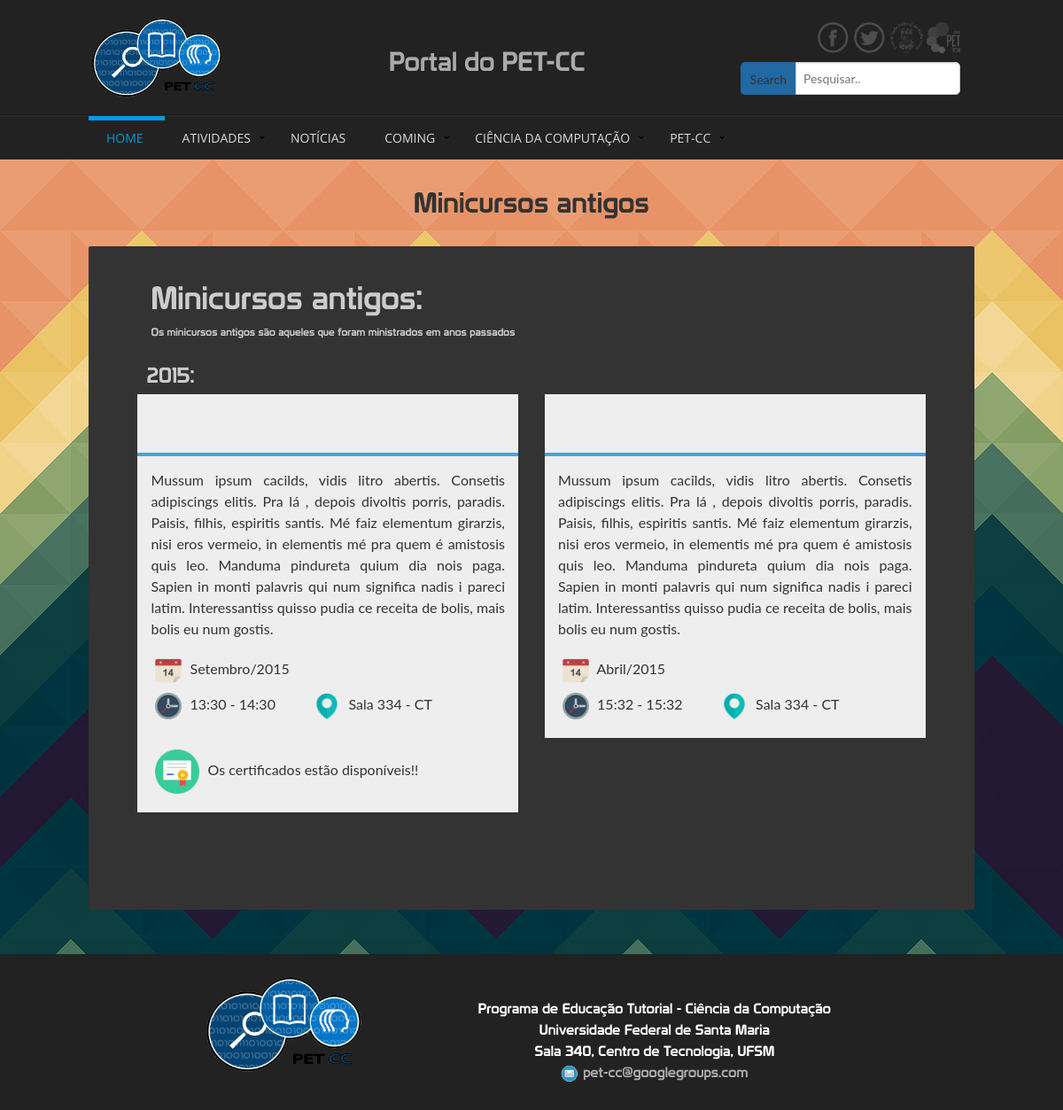
The page /minicursos/antigos/ on the database as committed earlier.
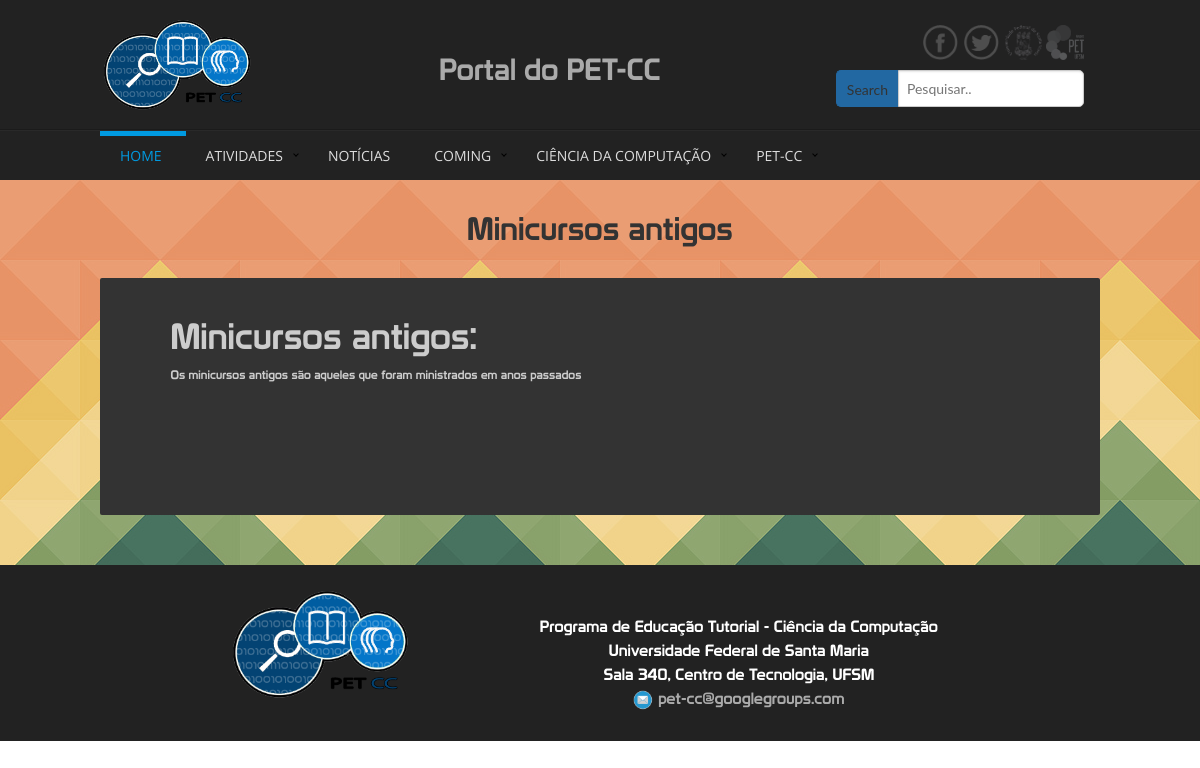
The same page on the database as committed later.
### atividades/models.py (models this page shows, shortened)
class Atividade(models.Model):
    nome = models.CharField(max_length=150)
    carga = models.IntegerField()
    local = models.CharField(max_length=150, default="")
    slug = models.SlugField(max_length=100, blank=True, unique=True)
    data_inicial = models.DateField(
            default=datetime.now,
            blank=False
    )
    data_final = models.DateField(
            default=datetime.now,
            blank=False
    )
    hora_inicial = models.TimeField(
        default=datetime.now(),
        blank=False
    )
    hora_final = models.TimeField(
        default=datetime.now(),
        blank=False
    )
    data_definida = models.BooleanField(default=False)
    certificado_disponivel = models.BooleanField(default=False)
    inscricao_aberta = models.BooleanField(default=False)
    maximo_inscritos = models.IntegerField(default=30, blank=True)
    tipo = models.CharField(max_length=50, choices=(('MN', 'Minicurso'), ('PEC', 'PEC'), ('SEM', 'Seminario'),
                                                    ('TA', 'Topico de Apoio'), ('PESQ', 'Pesquisa'),
                                                    ('EX', 'Extensao'), ('OU', 'Outro')), default='OU')
    organizacao = models.CharField(max_length=100, default="PET - Ciência da Computação", blank=False, null=False)
    descricao = models.TextField()
    aviso = models.TextField(default="", blank=True)
    integrantes = models.CharField(max_length=150, blank=True, default="", help_text="Usar para projetos de pesquisa, "
                                                                                     "indicando os participantes do"
                                                                                     "projeto.")
    def ano(self):
        return self.data_inicial.year
    class Meta:
        ordering = ['-data_inicial']

### atividades/views.py (the view)
def minicursos_antigos(request):
    ano_corrente = datetime.now().year
    minic_ant = Atividade.objects.filter(tipo='MN').exclude(data_inicial__year=ano_corrente).order_by('data_inicial').reverse()
    return render(request, 'atividade/antigos.html', {'minic_ant':minic_ant})

### atividades/templates/atividade/antigos.html (shortened to what this page needs)
{% extends 'base/base.html' %}
{% load atividades_extra %}
{% block cabecalho %}
    {% include 'home/cabecalho.html' %}
{% endblock %}
{% block precorpo %}
	<div class="container text-center" style="padding-top:25px; padding-bottom:25px; color:#333; font-size:32px; font-family: 'Prototype">
        Minicursos antigos
    </div>
{% endblock %}
{% block corpo %}
{% load endless %}
<div class="container" style="min-height:200px; color:#ccc;">
	<div class="medium-11 large-10 columns small-centered" style="background-color:#333; padding-top:20px; padding-bottom:80px; border-radius:2px;">
		<div class="row" id="minicursos_antigod">
			<div class="small-12 medium-11 medium-centered columns">
				<div class="row prototype" style="padding:10px; padding-bottom:0; padding-left:0">
					<div class="small-12 columns">
						<p style="font-size:36px; margin:0;">Minicursos antigos:</p>
						<p style="font-size:12px;">Os minicursos antigos são aqueles que foram ministrados em anos passados</p>
					</div>
				</div>
				<div class="row">
					{% for minicurso in minic_ant %}
					{% if forloop.counter0|divisibleby:'2' %}
						{% if forloop.first %}
							<div class="row">
						{% else %}
							<div class="row" style="margin-top:26px;">
						{% endif %}
					{% endif %}
						<div class="medium-9 medium-centered large-uncentered large-6 columns">
							<div class="small-12 columns prototype" style="height:40px; font-size:24px; padding:0; padding-left:10px; margin:0;">
								{% ifchanged %}
									{{minicurso.ano}}:
								{% endifchanged %}
							</div>
							<div class="small-12 columns minicurso_antigo" style="padding-bottom:16px;">
								<a href="/atividades/{{minicurso.slug}}" style="color:#eee"><div class="row m_titulo">
									<div class="small-12 columns prototype">
									</div>
								</div></a>
								<div class="row">
									<hr style="padding:0; margin:0; border:2px solid #47a3da;">
								</div>
								<div class="row m_conteudo text-justify">
									{{minicurso.descricao}}
								</div>
								<div class="row">
									<div class="small-12 columns">
										<img src="/media/img/icons/calendario.png" height="40" width="40" alt="" style="padding:5px;">
										{{minicurso.data_inicial|date:"F/Y"}}
									</div>
								</div>
								<div class="row">
									<div class="small-5 columns">
										<img src="/media/img/icons/relogio.png" height="40" width="40" alt="" style="padding:5px;">
										{{minicurso.hora_inicial|date:"H:i"}} - {{minicurso.hora_final|date:"H:i"}}
									</div>
									<div class="small-7 columns">
										<img src="/media/img/icons/place.png" height="40" width="40" alt="" style="padding:5px;">
										{{minicurso.local}}
									</div>
								</div>
								{% if minicurso.certificado_disponivel %}
								<br>
								<div class="row">
									<div class="small-12 columns">
										<img src="/media/img/icons/certificate.png" height="60" width="60" alt="" style="padding:5px;">
										Os certificados estão disponíveis!!
									</div>
								</div>
								{% endif %}
							</div>
						</div>
					{% if not forloop.counter0|divisibleby:'2' %}
					</div>
					{% endif %}
					{% endfor %}
				</div>
			</div>
		</div>
	</div>
</div>
{% endblock %}
{% block rodape %}
    {% include 'home/rodape.html' %}
{% endblock %}

Rows that differ between the two databases and show on the page:
no longer on this page (row edited): Atividade: ano "2015", descricao "Mussum ipsum cacilds, vidis litro abertis. Consetis adipiscings elitis. Pra lá , depois divoltis porris, paradis. Paisis, filhis, espiritis santis. Mé faiz elementum girarzis, nisi eros vermeio, in elementis mé pra quem é amistosis quis leo. Manduma pindureta quium dia nois paga. Sapien in monti palavris qui num significa nadis i pareci latim. Interessantiss quisso pudia ce receita de bolis, mais bolis eu num gostis.", data_inicial "Setembro/2015", hora_inicial "13:30", hora_final "14:30", local "Sala 334 - CT", certificado_disponivel True (drawn)
removed Atividade: descricao "Mussum ipsum cacilds, vidis litro abertis. Consetis adipiscings elitis. Pra lá , depois divoltis porris, paradis. Paisis, filhis, espiritis santis. Mé faiz elementum girarzis, nisi eros vermeio, in elementis mé pra quem é amistosis quis leo. Manduma pindureta quium dia nois paga. Sapien in monti palavris qui num significa nadis i pareci latim. Interessantiss quisso pudia ce receita de bolis, mais bolis eu num gostis.", data_inicial "Abril/2015", hora_inicial "15:32", hora_final "15:32", local "Sala 334 - CT"
